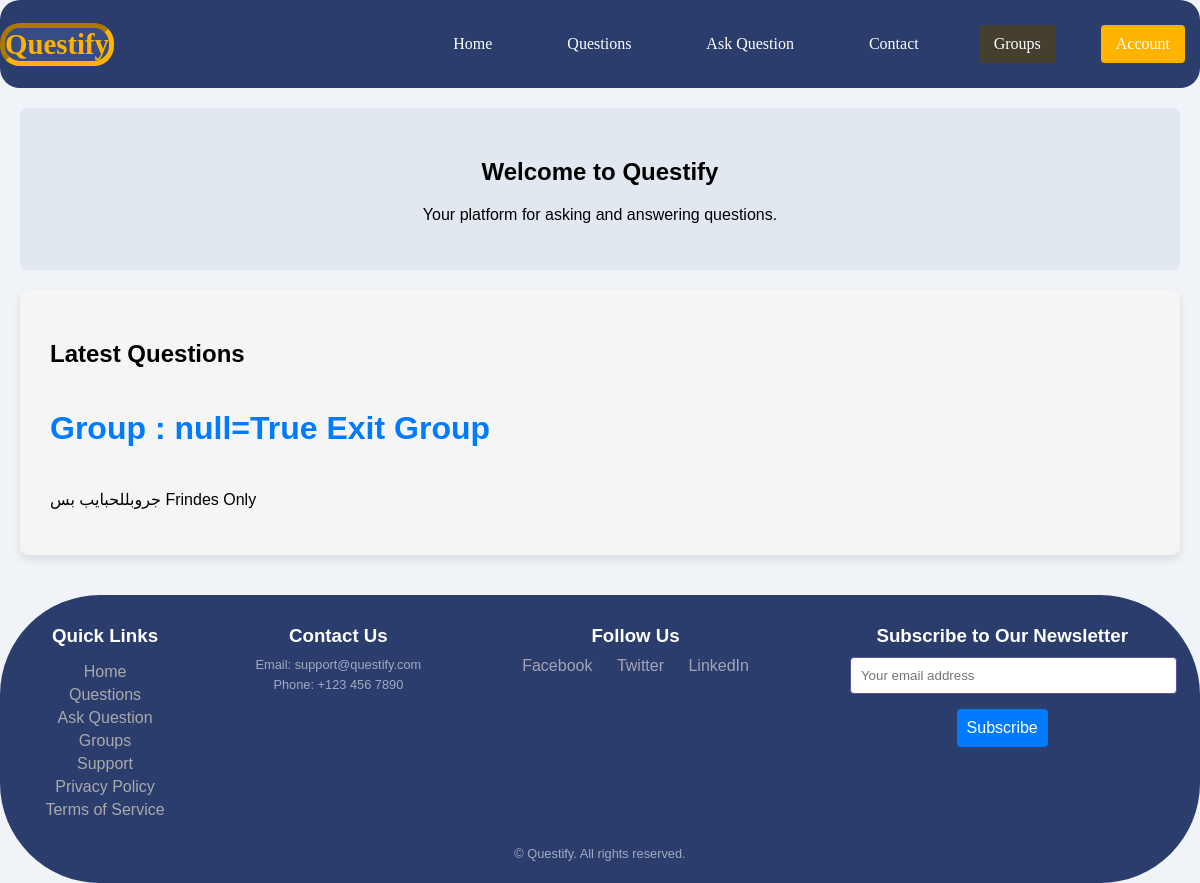
The app's page /home/ (signed in) with its own data.
### ask/models.py (models this page shows, shortened)
class Question(models.Model):
    title      = models.CharField(max_length=40 , unique=True )
    content    = models.TextField(max_length=  40, blank=True  )
    rating     = models.IntegerField(null=True, blank=True)
    created_at = models.DateTimeField(auto_now=True,auto_created=True,null=True, blank=True)
    last_edit  = models.DateTimeField(auto_created=True,null=True, blank=True)
    user       = models.ForeignKey(User,on_delete=models.CASCADE,related_name="Question_user")
    like       = models.ManyToManyField(User , blank=True ,related_name="Question_like")
    group      = models.ForeignKey(Group ,on_delete=models.CASCADE, blank=True ,null=True,related_name="group_question")
    class Meta:
        get_latest_by =  'created_at'

### home/views.py (the view)
# urls.py: path('',views.home,name='home'),
def home(request):
    lastest_questions = Question.objects.latest()
    return render(request,'home/home.html',{'lastest_questions':lastest_questions})

### home/templates/home/home.html (shortened to what this page needs)
{% extends "base.html" %}
    {% block body %}
<main>
        <section class="hero">
            <h1>Welcome to Questify</h1>
            <p>Your platform for asking and answering questions.</p>
        </section>
        <section class="latest-questions">
            <h2>Latest Questions</h2>
            <h4>{{lastest_questions.title}}</h4>
            <p>{{lastest_questions.content}}</p>
        </section>
</main>
    {% endblock body %}

### static/style.css (style rules this page uses)
body { font-family: 'Arial', sans-serif; margin: 0; padding: 0; background-color: #f0f4f8; }
main { padding: 20px; }
.hero { background-color: #e2e8f0; padding: 30px; text-align: center; border-radius: 8px; }
.latest-questions, .questions-list, .ask-question, .profile, .profile-edit { background-color: whitesmoke; padding: 30px; margin: 20px 0; border-radius: 8px; box-shadow: 0 4px 8px rgba(0, 0, 0, 0.1); }
section.latest-questions h4 { color: #007BFF; font-size: xx-large; }

### records on screen
Question: title "Group : null=True Exit Group", content "جروبللحبايب بس Frindes Only"
